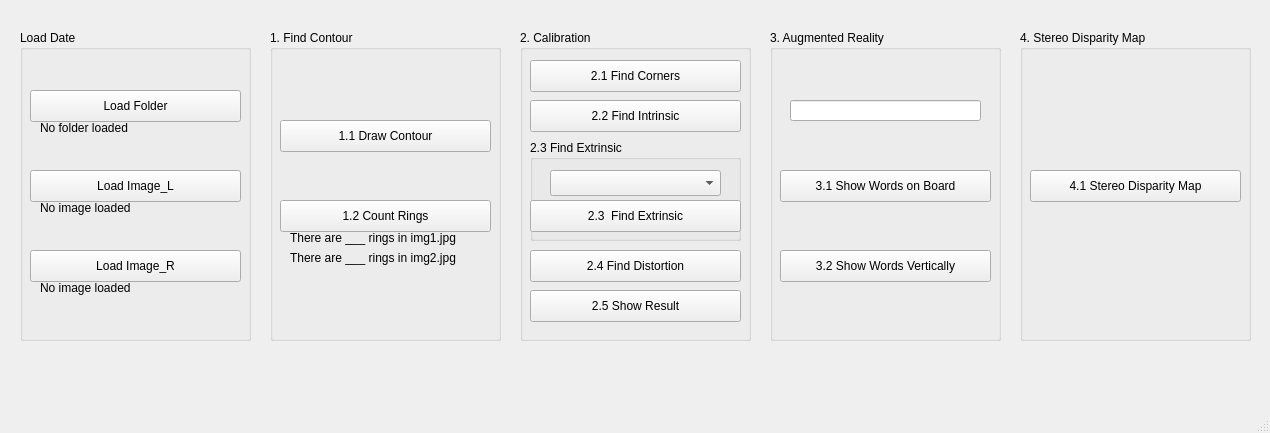
<?xml version="1.0" encoding="UTF-8"?>
<ui version="4.0">
 <class>MainWindow</class>
 <widget class="QMainWindow" name="MainWindow">
  <property name="geometry">
   <rect>
    <x>0</x>
    <y>0</y>
    <width>1270</width>
    <height>433</height>
   </rect>
  </property>
  <property name="windowTitle">
   <string>2022 OpenCvDl Hw2 </string>
  </property>
  <widget class="QWidget" name="centralwidget">
   <widget class="QGroupBox" name="groupLoad">
    <property name="geometry">
     <rect>
      <x>20</x>
      <y>30</y>
      <width>231</width>
      <height>311</height>
     </rect>
    </property>
    <property name="title">
     <string>Load Date</string>
    </property>
    <widget class="QPushButton" name="loadFolder">
     <property name="geometry">
      <rect>
       <x>10</x>
       <y>60</y>
       <width>211</width>
       <height>32</height>
      </rect>
     </property>
     <property name="text">
      <string>Load Folder</string>
     </property>
    </widget>
    <widget class="QPushButton" name="loadImageL">
     <property name="geometry">
      <rect>
       <x>10</x>
       <y>140</y>
       <width>211</width>
       <height>32</height>
      </rect>
     </property>
     <property name="text">
      <string>Load Image_L</string>
     </property>
    </widget>
    <widget class="QPushButton" name="loadImageR">
     <property name="geometry">
      <rect>
       <x>10</x>
       <y>220</y>
       <width>211</width>
       <height>32</height>
      </rect>
     </property>
     <property name="text">
      <string>Load Image_R</string>
     </property>
    </widget>
    <widget class="QLabel" name="labelLoadFolder">
     <property name="geometry">
      <rect>
       <x>20</x>
       <y>90</y>
       <width>191</width>
       <height>16</height>
      </rect>
     </property>
     <property name="text">
      <string>No folder loaded</string>
     </property>
    </widget>
    <widget class="QLabel" name="labelLoadImageL">
     <property name="geometry">
      <rect>
       <x>20</x>
       <y>170</y>
       <width>191</width>
       <height>16</height>
      </rect>
     </property>
     <property name="text">
      <string>No image loaded</string>
     </property>
    </widget>
    <widget class="QLabel" name="labelLoadImageR">
     <property name="geometry">
      <rect>
       <x>20</x>
       <y>250</y>
       <width>191</width>
       <height>16</height>
      </rect>
     </property>
     <property name="text">
      <string>No image loaded</string>
     </property>
    </widget>
   </widget>
   <widget class="QGroupBox" name="groupFindContour">
    <property name="geometry">
     <rect>
      <x>270</x>
      <y>30</y>
      <width>231</width>
      <height>311</height>
     </rect>
    </property>
    <property name="title">
     <string>1. Find Contour</string>
    </property>
    <widget class="QPushButton" name="btn1_1">
     <property name="geometry">
      <rect>
       <x>10</x>
       <y>90</y>
       <width>211</width>
       <height>32</height>
      </rect>
     </property>
     <property name="text">
      <string>1.1 Draw Contour</string>
     </property>
    </widget>
    <widget class="QPushButton" name="btn1_2">
     <property name="geometry">
      <rect>
       <x>10</x>
       <y>170</y>
       <width>211</width>
       <height>32</height>
      </rect>
     </property>
     <property name="text">
      <string>1.2 Count Rings</string>
     </property>
    </widget>
    <widget class="QLabel" name="labelCountRings2">
     <property name="geometry">
      <rect>
       <x>20</x>
       <y>220</y>
       <width>191</width>
       <height>16</height>
      </rect>
     </property>
     <property name="text">
      <string>There are ___ rings in img2.jpg</string>
     </property>
    </widget>
    <widget class="QLabel" name="labelCountRings1">
     <property name="geometry">
      <rect>
       <x>20</x>
       <y>200</y>
       <width>191</width>
       <height>16</height>
      </rect>
     </property>
     <property name="text">
      <string>There are ___ rings in img1.jpg</string>
     </property>
    </widget>
   </widget>
   <widget class="QGroupBox" name="groupCalibration">
    <property name="geometry">
     <rect>
      <x>520</x>
      <y>30</y>
      <width>231</width>
      <height>311</height>
     </rect>
    </property>
    <property name="title">
     <string>2. Calibration</string>
    </property>
    <widget class="QPushButton" name="btn2_1">
     <property name="geometry">
      <rect>
       <x>10</x>
       <y>30</y>
       <width>211</width>
       <height>32</height>
      </rect>
     </property>
     <property name="text">
      <string>2.1 Find Corners</string>
     </property>
    </widget>
    <widget class="QPushButton" name="btn2_2">
     <property name="geometry">
      <rect>
       <x>10</x>
       <y>70</y>
       <width>211</width>
       <height>32</height>
      </rect>
     </property>
     <property name="text">
      <string>2.2 Find Intrinsic</string>
     </property>
    </widget>
    <widget class="QGroupBox" name="groupFindExtrinsic">
     <property name="geometry">
      <rect>
       <x>10</x>
       <y>110</y>
       <width>211</width>
       <height>101</height>
      </rect>
     </property>
     <property name="title">
      <string>2.3 Find Extrinsic</string>
     </property>
     <widget class="QPushButton" name="btn2_3">
      <property name="geometry">
       <rect>
        <x>0</x>
        <y>60</y>
        <width>211</width>
        <height>32</height>
       </rect>
      </property>
      <property name="text">
       <string>2.3  Find Extrinsic</string>
      </property>
     </widget>
     <widget class="QComboBox" name="comboBoxFindExtrinsic">
      <property name="geometry">
       <rect>
        <x>20</x>
        <y>30</y>
        <width>171</width>
        <height>26</height>
       </rect>
      </property>
     </widget>
    </widget>
    <widget class="QPushButton" name="btn2_4">
     <property name="geometry">
      <rect>
       <x>10</x>
       <y>220</y>
       <width>211</width>
       <height>32</height>
      </rect>
     </property>
     <property name="text">
      <string>2.4 Find Distortion</string>
     </property>
    </widget>
    <widget class="QPushButton" name="btn2_5">
     <property name="geometry">
      <rect>
       <x>10</x>
       <y>260</y>
       <width>211</width>
       <height>32</height>
      </rect>
     </property>
     <property name="text">
      <string>2.5 Show Result</string>
     </property>
    </widget>
    <zorder>groupFindExtrinsic</zorder>
    <zorder>btn2_1</zorder>
    <zorder>btn2_2</zorder>
    <zorder>btn2_4</zorder>
    <zorder>btn2_5</zorder>
   </widget>
   <widget class="QGroupBox" name="groupAR">
    <property name="geometry">
     <rect>
      <x>770</x>
      <y>30</y>
      <width>231</width>
      <height>311</height>
     </rect>
    </property>
    <property name="title">
     <string>3. Augmented Reality</string>
    </property>
    <widget class="QPushButton" name="btn3_1">
     <property name="geometry">
      <rect>
       <x>10</x>
       <y>140</y>
       <width>211</width>
       <height>32</height>
      </rect>
     </property>
     <property name="text">
      <string>3.1 Show Words on Board</string>
     </property>
    </widget>
    <widget class="QPushButton" name="btn3_2">
     <property name="geometry">
      <rect>
       <x>10</x>
       <y>220</y>
       <width>211</width>
       <height>32</height>
      </rect>
     </property>
     <property name="text">
      <string>3.2 Show Words Vertically</string>
     </property>
    </widget>
    <widget class="QLineEdit" name="lineEditAR">
     <property name="geometry">
      <rect>
       <x>20</x>
       <y>70</y>
       <width>191</width>
       <height>21</height>
      </rect>
     </property>
     <property name="text">
      <string/>
     </property>
    </widget>
   </widget>
   <widget class="QGroupBox" name="groupStereoDisparityMap">
    <property name="geometry">
     <rect>
      <x>1020</x>
      <y>30</y>
      <width>231</width>
      <height>311</height>
     </rect>
    </property>
    <property name="title">
     <string>4. Stereo Disparity Map</string>
    </property>
    <widget class="QPushButton" name="btn4_1">
     <property name="geometry">
      <rect>
       <x>10</x>
       <y>140</y>
       <width>211</width>
       <height>32</height>
      </rect>
     </property>
     <property name="text">
      <string>4.1 Stereo Disparity Map</string>
     </property>
    </widget>
   </widget>
  </widget>
  <widget class="QMenuBar" name="menubar">
   <property name="geometry">
    <rect>
     <x>0</x>
     <y>0</y>
     <width>1270</width>
     <height>37</height>
    </rect>
   </property>
  </widget>
  <widget class="QStatusBar" name="statusbar"/>
 </widget>
 <resources/>
 <connections/>
</ui>
